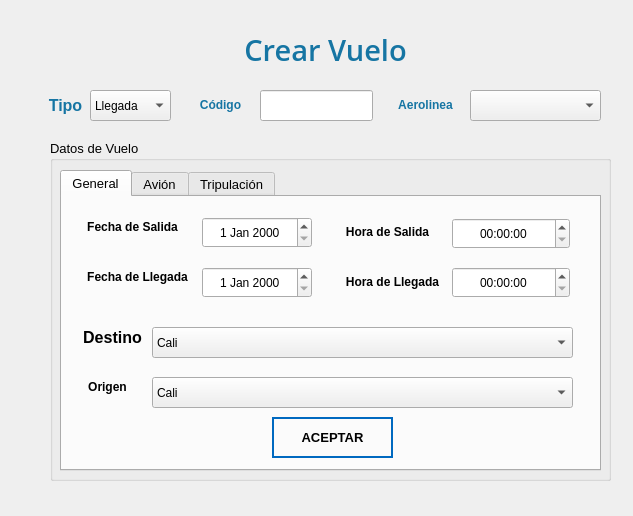
<?xml version="1.0" encoding="UTF-8"?>
<ui version="4.0">
 <class>CrearVuelo</class>
 <widget class="QWidget" name="CrearVuelo">
  <property name="geometry">
   <rect>
    <x>0</x>
    <y>0</y>
    <width>633</width>
    <height>516</height>
   </rect>
  </property>
  <property name="windowTitle">
   <string>Crear Vuelo</string>
  </property>
  <property name="windowIcon">
   <iconset>
    <normaloff>../Ventanas/Icons/Paper-Plane-icon.png</normaloff>../Ventanas/Icons/Paper-Plane-icon.png</iconset>
  </property>
  <widget class="QLabel" name="lb_tipovuelo">
   <property name="geometry">
    <rect>
     <x>40</x>
     <y>90</y>
     <width>51</width>
     <height>31</height>
    </rect>
   </property>
   <property name="styleSheet">
    <string notr="true">font: 14pt &quot;Nirmala UI&quot;;</string>
   </property>
   <property name="text">
    <string>&lt;html&gt;&lt;head/&gt;&lt;body&gt;&lt;p align=&quot;center&quot;&gt;&lt;span style=&quot; font-size:12pt; font-weight:600; color:#1675a3;&quot;&gt;Tipo&lt;/span&gt;&lt;/p&gt;&lt;/body&gt;&lt;/html&gt;</string>
   </property>
  </widget>
  <widget class="QLabel" name="label_aerolinea">
   <property name="geometry">
    <rect>
     <x>380</x>
     <y>90</y>
     <width>91</width>
     <height>31</height>
    </rect>
   </property>
   <property name="styleSheet">
    <string notr="true">font: 75 12pt &quot;Nirmala UI&quot;;</string>
   </property>
   <property name="text">
    <string>&lt;html&gt;&lt;head/&gt;&lt;body&gt;&lt;p align=&quot;center&quot;&gt;&lt;span style=&quot; font-weight:600; color:#1675a3;&quot;&gt;Aerolinea&lt;/span&gt;&lt;/p&gt;&lt;/body&gt;&lt;/html&gt;</string>
   </property>
  </widget>
  <widget class="QGroupBox" name="groupBox_datosvuelo">
   <property name="geometry">
    <rect>
     <x>50</x>
     <y>140</y>
     <width>561</width>
     <height>341</height>
    </rect>
   </property>
   <property name="font">
    <font>
     <family>Nirmala UI</family>
     <pointsize>10</pointsize>
     <weight>9</weight>
     <italic>false</italic>
     <bold>false</bold>
    </font>
   </property>
   <property name="styleSheet">
    <string notr="true">font: 75 10pt &quot;Nirmala UI&quot;;</string>
   </property>
   <property name="title">
    <string>Datos de Vuelo</string>
   </property>
   <widget class="QTabWidget" name="tabla_datosdevuelo">
    <property name="geometry">
     <rect>
      <x>10</x>
      <y>30</y>
      <width>541</width>
      <height>301</height>
     </rect>
    </property>
    <property name="cursor">
     <cursorShape>ArrowCursor</cursorShape>
    </property>
    <property name="contextMenuPolicy">
     <enum>Qt::DefaultContextMenu</enum>
    </property>
    <property name="toolTip">
     <string/>
    </property>
    <property name="whatsThis">
     <string>&lt;html&gt;&lt;head/&gt;&lt;body&gt;&lt;p&gt;General&lt;/p&gt;&lt;/body&gt;&lt;/html&gt;</string>
    </property>
    <property name="styleSheet">
     <string notr="true">color: rgb(0, 0,0);
font: 75 11pt &quot;Nirmala UI&quot;;
font: 75 10pt &quot;Nirmala UI&quot;;</string>
    </property>
    <property name="currentIndex">
     <number>0</number>
    </property>
    <property name="movable">
     <bool>false</bool>
    </property>
    <widget class="QWidget" name="tab_general">
     <attribute name="title">
      <string>General</string>
     </attribute>
     <widget class="QDateEdit" name="date_FechaSalida">
      <property name="geometry">
       <rect>
        <x>140</x>
        <y>20</y>
        <width>110</width>
        <height>31</height>
       </rect>
      </property>
      <property name="cursor">
       <cursorShape>IBeamCursor</cursorShape>
      </property>
      <property name="styleSheet">
       <string notr="true">color : rgb(0,0,0);
font: 10pt &quot;Nirmala UI&quot;</string>
      </property>
      <property name="alignment">
       <set>Qt::AlignCenter</set>
      </property>
     </widget>
     <widget class="QDateEdit" name="date_FechaLlegada">
      <property name="geometry">
       <rect>
        <x>140</x>
        <y>70</y>
        <width>110</width>
        <height>31</height>
       </rect>
      </property>
      <property name="cursor">
       <cursorShape>IBeamCursor</cursorShape>
      </property>
      <property name="styleSheet">
       <string notr="true">color : rgb(0,0,0);
font: 10pt &quot;Nirmala UI&quot;</string>
      </property>
      <property name="alignment">
       <set>Qt::AlignCenter</set>
      </property>
     </widget>
     <widget class="QTimeEdit" name="time_HoraSalida">
      <property name="geometry">
       <rect>
        <x>390</x>
        <y>21</y>
        <width>118</width>
        <height>31</height>
       </rect>
      </property>
      <property name="cursor">
       <cursorShape>IBeamCursor</cursorShape>
      </property>
      <property name="styleSheet">
       <string notr="true">color : rgb(0,0,0);
font: 10pt &quot;Nirmala UI&quot;</string>
      </property>
      <property name="alignment">
       <set>Qt::AlignCenter</set>
      </property>
     </widget>
     <widget class="QTimeEdit" name="time_HoraLlegada">
      <property name="geometry">
       <rect>
        <x>390</x>
        <y>70</y>
        <width>118</width>
        <height>31</height>
       </rect>
      </property>
      <property name="cursor">
       <cursorShape>IBeamCursor</cursorShape>
      </property>
      <property name="styleSheet">
       <string notr="true">color : rgb(0,0,0);
font: 10pt &quot;Nirmala UI&quot;</string>
      </property>
      <property name="alignment">
       <set>Qt::AlignCenter</set>
      </property>
     </widget>
     <widget class="QLabel" name="lb_FechaSalida">
      <property name="geometry">
       <rect>
        <x>20</x>
        <y>20</y>
        <width>101</width>
        <height>20</height>
       </rect>
      </property>
      <property name="text">
       <string>&lt;html&gt;&lt;head/&gt;&lt;body&gt;&lt;p align=&quot;center&quot;&gt;&lt;span style=&quot; font-weight:600;&quot;&gt;Fecha de Salida&lt;/span&gt;&lt;/p&gt;&lt;/body&gt;&lt;/html&gt;</string>
      </property>
     </widget>
     <widget class="QLabel" name="lb_FechaLlegada">
      <property name="geometry">
       <rect>
        <x>20</x>
        <y>70</y>
        <width>111</width>
        <height>21</height>
       </rect>
      </property>
      <property name="text">
       <string>&lt;html&gt;&lt;head/&gt;&lt;body&gt;&lt;p align=&quot;center&quot;&gt;&lt;span style=&quot; font-weight:600;&quot;&gt;Fecha de Llegada&lt;/span&gt;&lt;/p&gt;&lt;/body&gt;&lt;/html&gt;</string>
      </property>
     </widget>
     <widget class="QLabel" name="lb_HoraSalida">
      <property name="geometry">
       <rect>
        <x>280</x>
        <y>20</y>
        <width>91</width>
        <height>31</height>
       </rect>
      </property>
      <property name="text">
       <string>&lt;html&gt;&lt;head/&gt;&lt;body&gt;&lt;p align=&quot;center&quot;&gt;&lt;span style=&quot; font-weight:600;&quot;&gt;Hora de Salida&lt;/span&gt;&lt;/p&gt;&lt;/body&gt;&lt;/html&gt;</string>
      </property>
     </widget>
     <widget class="QLabel" name="label_4">
      <property name="geometry">
       <rect>
        <x>280</x>
        <y>70</y>
        <width>101</width>
        <height>31</height>
       </rect>
      </property>
      <property name="text">
       <string>&lt;html&gt;&lt;head/&gt;&lt;body&gt;&lt;p align=&quot;center&quot;&gt;&lt;span style=&quot; font-weight:600;&quot;&gt;Hora de Llegada&lt;/span&gt;&lt;/p&gt;&lt;/body&gt;&lt;/html&gt;</string>
      </property>
     </widget>
     <widget class="QLabel" name="lb_destino">
      <property name="geometry">
       <rect>
        <x>20</x>
        <y>130</y>
        <width>61</width>
        <height>21</height>
       </rect>
      </property>
      <property name="text">
       <string>&lt;html&gt;&lt;head/&gt;&lt;body&gt;&lt;p align=&quot;center&quot;&gt;&lt;span style=&quot; font-size:12pt; font-weight:600;&quot;&gt;Destino&lt;/span&gt;&lt;/p&gt;&lt;/body&gt;&lt;/html&gt;</string>
      </property>
     </widget>
     <widget class="QComboBox" name="cb_Destino">
      <property name="geometry">
       <rect>
        <x>90</x>
        <y>130</y>
        <width>421</width>
        <height>31</height>
       </rect>
      </property>
      <property name="cursor">
       <cursorShape>PointingHandCursor</cursorShape>
      </property>
      <property name="styleSheet">
       <string notr="true">color : rgb(0,0,0);
font: 10pt &quot;Nirmala UI&quot;</string>
      </property>
      <item>
       <property name="text">
        <string>Cali</string>
       </property>
      </item>
      <item>
       <property name="text">
        <string>Bogota</string>
       </property>
      </item>
      <item>
       <property name="text">
        <string>Pasto</string>
       </property>
      </item>
      <item>
       <property name="text">
        <string>Medellín</string>
       </property>
      </item>
      <item>
       <property name="text">
        <string>Cartagena</string>
       </property>
      </item>
      <item>
       <property name="text">
        <string>Pereira</string>
       </property>
      </item>
     </widget>
     <widget class="QLabel" name="lb_Origen">
      <property name="geometry">
       <rect>
        <x>20</x>
        <y>180</y>
        <width>51</width>
        <height>21</height>
       </rect>
      </property>
      <property name="styleSheet">
       <string notr="true">font: 12pt &quot;Nirmala UI&quot;;</string>
      </property>
      <property name="text">
       <string>&lt;html&gt;&lt;head/&gt;&lt;body&gt;&lt;p align=&quot;center&quot;&gt;&lt;span style=&quot; font-weight:600; color:#000000;&quot;&gt;Origen&lt;/span&gt;&lt;/p&gt;&lt;/body&gt;&lt;/html&gt;</string>
      </property>
     </widget>
     <widget class="QPushButton" name="bt_aceptarGEN">
      <property name="geometry">
       <rect>
        <x>210</x>
        <y>220</y>
        <width>121</width>
        <height>41</height>
       </rect>
      </property>
      <property name="font">
       <font>
        <family>Nirmala UI</family>
        <pointsize>10</pointsize>
        <weight>75</weight>
        <bold>true</bold>
       </font>
      </property>
      <property name="cursor">
       <cursorShape>PointingHandCursor</cursorShape>
      </property>
      <property name="styleSheet">
       <string notr="true">QPushButton
{	
	height: 2em;
 	border-style: solid;
	border-width: 2px;
 	border-color: #0069c0;
	font-weight: bold;
}

QPushButton:hover
{
   	background-color:#0069c0;
	color:white;
}</string>
      </property>
      <property name="text">
       <string>ACEPTAR</string>
      </property>
      <property name="icon">
       <iconset>
        <normaloff>../Ventanas/Icons/paper_plane_aceptar.png</normaloff>../Ventanas/Icons/paper_plane_aceptar.png</iconset>
      </property>
      <property name="iconSize">
       <size>
        <width>40</width>
        <height>50</height>
       </size>
      </property>
      <property name="default">
       <bool>false</bool>
      </property>
      <property name="flat">
       <bool>true</bool>
      </property>
     </widget>
     <widget class="QComboBox" name="cb_Origen">
      <property name="geometry">
       <rect>
        <x>90</x>
        <y>180</y>
        <width>421</width>
        <height>31</height>
       </rect>
      </property>
      <property name="cursor">
       <cursorShape>PointingHandCursor</cursorShape>
      </property>
      <property name="styleSheet">
       <string notr="true">color : rgb(0,0,0);
font: 10pt &quot;Nirmala UI&quot;</string>
      </property>
      <item>
       <property name="text">
        <string>Cali</string>
       </property>
      </item>
      <item>
       <property name="text">
        <string>Bogota</string>
       </property>
      </item>
      <item>
       <property name="text">
        <string>Pasto</string>
       </property>
      </item>
      <item>
       <property name="text">
        <string>Medellín</string>
       </property>
      </item>
      <item>
       <property name="text">
        <string>Cartagena</string>
       </property>
      </item>
      <item>
       <property name="text">
        <string>Pereira</string>
       </property>
      </item>
     </widget>
    </widget>
    <widget class="QWidget" name="tab_Avion">
     <attribute name="title">
      <string>Avión</string>
     </attribute>
     <widget class="QLabel" name="lb_Identificador">
      <property name="geometry">
       <rect>
        <x>10</x>
        <y>20</y>
        <width>101</width>
        <height>31</height>
       </rect>
      </property>
      <property name="styleSheet">
       <string notr="true">font: 75 12pt &quot;Nirmala UI&quot;;</string>
      </property>
      <property name="text">
       <string>&lt;html&gt;&lt;head/&gt;&lt;body&gt;&lt;p align=&quot;center&quot;&gt;&lt;span style=&quot; font-weight:600; color:#000000;&quot;&gt;Identificador&lt;/span&gt;&lt;/p&gt;&lt;/body&gt;&lt;/html&gt;</string>
      </property>
     </widget>
     <widget class="QLabel" name="lb_TipodeAvion">
      <property name="geometry">
       <rect>
        <x>280</x>
        <y>20</y>
        <width>111</width>
        <height>31</height>
       </rect>
      </property>
      <property name="styleSheet">
       <string notr="true">font: 75 12pt &quot;Nirmala UI&quot;;</string>
      </property>
      <property name="text">
       <string>&lt;html&gt;&lt;head/&gt;&lt;body&gt;&lt;p align=&quot;center&quot;&gt;&lt;span style=&quot; font-weight:600; color:#000000;&quot;&gt;Tipo de Avión&lt;/span&gt;&lt;/p&gt;&lt;/body&gt;&lt;/html&gt;</string>
      </property>
     </widget>
     <widget class="QLabel" name="lb_Capacidad">
      <property name="geometry">
       <rect>
        <x>70</x>
        <y>130</y>
        <width>81</width>
        <height>31</height>
       </rect>
      </property>
      <property name="styleSheet">
       <string notr="true">font: 75 12pt &quot;Nirmala UI&quot;;</string>
      </property>
      <property name="text">
       <string>&lt;html&gt;&lt;head/&gt;&lt;body&gt;&lt;p align=&quot;center&quot;&gt;&lt;span style=&quot; font-weight:600; color:#000000;&quot;&gt;Capacidad&lt;/span&gt;&lt;/p&gt;&lt;/body&gt;&lt;/html&gt;</string>
      </property>
     </widget>
     <widget class="QLabel" name="lb_Modelo">
      <property name="geometry">
       <rect>
        <x>280</x>
        <y>70</y>
        <width>61</width>
        <height>31</height>
       </rect>
      </property>
      <property name="styleSheet">
       <string notr="true">font: 75 12pt &quot;Nirmala UI&quot;;</string>
      </property>
      <property name="text">
       <string>&lt;html&gt;&lt;head/&gt;&lt;body&gt;&lt;p align=&quot;center&quot;&gt;&lt;span style=&quot; font-weight:600; color:#000000;&quot;&gt;Modelo&lt;/span&gt;&lt;/p&gt;&lt;/body&gt;&lt;/html&gt;</string>
      </property>
     </widget>
     <widget class="QLabel" name="lb_Propulsion">
      <property name="geometry">
       <rect>
        <x>20</x>
        <y>70</y>
        <width>91</width>
        <height>31</height>
       </rect>
      </property>
      <property name="styleSheet">
       <string notr="true">font: 75 12pt &quot;Nirmala UI&quot;;</string>
      </property>
      <property name="text">
       <string>&lt;html&gt;&lt;head/&gt;&lt;body&gt;&lt;p align=&quot;center&quot;&gt;&lt;span style=&quot; font-weight:600; color:#000000;&quot;&gt;Propulsión&lt;/span&gt;&lt;/p&gt;&lt;/body&gt;&lt;/html&gt;</string>
      </property>
     </widget>
     <widget class="QLabel" name="lb_Motores">
      <property name="geometry">
       <rect>
        <x>230</x>
        <y>130</y>
        <width>71</width>
        <height>31</height>
       </rect>
      </property>
      <property name="styleSheet">
       <string notr="true">font: 75 12pt &quot;Nirmala UI&quot;;</string>
      </property>
      <property name="text">
       <string>&lt;html&gt;&lt;head/&gt;&lt;body&gt;&lt;p align=&quot;center&quot;&gt;&lt;span style=&quot; font-weight:600; color:#000000;&quot;&gt;Motores&lt;/span&gt;&lt;/p&gt;&lt;/body&gt;&lt;/html&gt;</string>
      </property>
     </widget>
     <widget class="QLabel" name="lb_PesoNominal">
      <property name="geometry">
       <rect>
        <x>350</x>
        <y>130</y>
        <width>111</width>
        <height>31</height>
       </rect>
      </property>
      <property name="styleSheet">
       <string notr="true">font: 75 12pt &quot;Nirmala UI&quot;;</string>
      </property>
      <property name="text">
       <string>&lt;html&gt;&lt;head/&gt;&lt;body&gt;&lt;p align=&quot;center&quot;&gt;&lt;span style=&quot; font-weight:600; color:#000000;&quot;&gt;Peso Nominal&lt;/span&gt;&lt;/p&gt;&lt;/body&gt;&lt;/html&gt;</string>
      </property>
     </widget>
     <widget class="QLabel" name="lb_Kg">
      <property name="geometry">
       <rect>
        <x>450</x>
        <y>170</y>
        <width>21</width>
        <height>31</height>
       </rect>
      </property>
      <property name="styleSheet">
       <string notr="true">font: 75 12pt &quot;Nirmala UI&quot;;</string>
      </property>
      <property name="text">
       <string>&lt;html&gt;&lt;head/&gt;&lt;body&gt;&lt;p align=&quot;center&quot;&gt;&lt;span style=&quot; font-weight:400; color:#000000;&quot;&gt;Kg&lt;/span&gt;&lt;/p&gt;&lt;/body&gt;&lt;/html&gt;</string>
      </property>
     </widget>
     <widget class="QPushButton" name="bt_aceptarAV">
      <property name="geometry">
       <rect>
        <x>210</x>
        <y>220</y>
        <width>131</width>
        <height>41</height>
       </rect>
      </property>
      <property name="font">
       <font>
        <family>Nirmala UI</family>
        <pointsize>10</pointsize>
        <weight>75</weight>
        <italic>false</italic>
        <bold>true</bold>
       </font>
      </property>
      <property name="cursor">
       <cursorShape>PointingHandCursor</cursorShape>
      </property>
      <property name="styleSheet">
       <string notr="true">QPushButton
{	
	height: 2em;
 	border-style: solid;
	border-width: 2px;
 	border-color: #0069c0;
	font-weight: bold;
}

QPushButton:hover
{
   	background-color:#0069c0;
	color:white;
}</string>
      </property>
      <property name="text">
       <string>ACEPTAR</string>
      </property>
      <property name="icon">
       <iconset>
        <normaloff>../Ventanas/Icons/paper_plane_aceptar.png</normaloff>../Ventanas/Icons/paper_plane_aceptar.png</iconset>
      </property>
      <property name="iconSize">
       <size>
        <width>40</width>
        <height>50</height>
       </size>
      </property>
      <property name="default">
       <bool>true</bool>
      </property>
      <property name="flat">
       <bool>true</bool>
      </property>
     </widget>
     <widget class="QPushButton" name="bt_check">
      <property name="geometry">
       <rect>
        <x>220</x>
        <y>20</y>
        <width>41</width>
        <height>31</height>
       </rect>
      </property>
      <property name="text">
       <string/>
      </property>
      <property name="icon">
       <iconset>
        <normaloff>../Ventanas/Icons/check.png</normaloff>../Ventanas/Icons/check.png</iconset>
      </property>
      <property name="iconSize">
       <size>
        <width>30</width>
        <height>30</height>
       </size>
      </property>
      <property name="flat">
       <bool>true</bool>
      </property>
     </widget>
     <widget class="QComboBox" name="cb_identificador">
      <property name="geometry">
       <rect>
        <x>120</x>
        <y>20</y>
        <width>101</width>
        <height>31</height>
       </rect>
      </property>
      <property name="cursor">
       <cursorShape>PointingHandCursor</cursorShape>
      </property>
      <property name="styleSheet">
       <string notr="true">color : rgb(0,0,0);
font: 10pt &quot;Nirmala UI&quot;</string>
      </property>
      <property name="editable">
       <bool>false</bool>
      </property>
      <property name="duplicatesEnabled">
       <bool>false</bool>
      </property>
      <property name="frame">
       <bool>true</bool>
      </property>
     </widget>
     <widget class="QLineEdit" name="te_tipoAvion">
      <property name="enabled">
       <bool>false</bool>
      </property>
      <property name="geometry">
       <rect>
        <x>400</x>
        <y>20</y>
        <width>113</width>
        <height>31</height>
       </rect>
      </property>
      <property name="styleSheet">
       <string notr="true">font: 11pt &quot;Nirmala UI&quot;;</string>
      </property>
      <property name="text">
       <string/>
      </property>
     </widget>
     <widget class="QLineEdit" name="te_propulsion">
      <property name="enabled">
       <bool>false</bool>
      </property>
      <property name="geometry">
       <rect>
        <x>120</x>
        <y>70</y>
        <width>141</width>
        <height>31</height>
       </rect>
      </property>
      <property name="styleSheet">
       <string notr="true">font: 11pt &quot;Nirmala UI&quot;;</string>
      </property>
      <property name="text">
       <string/>
      </property>
     </widget>
     <widget class="QLineEdit" name="te_modelo">
      <property name="enabled">
       <bool>false</bool>
      </property>
      <property name="geometry">
       <rect>
        <x>360</x>
        <y>70</y>
        <width>151</width>
        <height>31</height>
       </rect>
      </property>
      <property name="styleSheet">
       <string notr="true">font: 11pt &quot;Nirmala UI&quot;;</string>
      </property>
      <property name="text">
       <string/>
      </property>
     </widget>
     <widget class="QLineEdit" name="te_capacidad">
      <property name="enabled">
       <bool>false</bool>
      </property>
      <property name="geometry">
       <rect>
        <x>60</x>
        <y>170</y>
        <width>101</width>
        <height>31</height>
       </rect>
      </property>
      <property name="styleSheet">
       <string notr="true">font: 11pt &quot;Nirmala UI&quot;;</string>
      </property>
      <property name="text">
       <string/>
      </property>
     </widget>
     <widget class="QLineEdit" name="te_motores">
      <property name="enabled">
       <bool>false</bool>
      </property>
      <property name="geometry">
       <rect>
        <x>220</x>
        <y>170</y>
        <width>91</width>
        <height>31</height>
       </rect>
      </property>
      <property name="styleSheet">
       <string notr="true">font: 11pt &quot;Nirmala UI&quot;;</string>
      </property>
      <property name="text">
       <string/>
      </property>
     </widget>
     <widget class="QLineEdit" name="te_peso">
      <property name="enabled">
       <bool>false</bool>
      </property>
      <property name="geometry">
       <rect>
        <x>360</x>
        <y>170</y>
        <width>81</width>
        <height>31</height>
       </rect>
      </property>
      <property name="styleSheet">
       <string notr="true">font: 11pt &quot;Nirmala UI&quot;;</string>
      </property>
      <property name="text">
       <string/>
      </property>
     </widget>
    </widget>
    <widget class="QWidget" name="tab_tripulacion">
     <attribute name="title">
      <string>Tripulación</string>
     </attribute>
     <widget class="QLabel" name="lb_CodigoTripulacion">
      <property name="geometry">
       <rect>
        <x>130</x>
        <y>20</y>
        <width>151</width>
        <height>31</height>
       </rect>
      </property>
      <property name="text">
       <string>&lt;html&gt;&lt;head/&gt;&lt;body&gt;&lt;p align=&quot;center&quot;&gt;&lt;span style=&quot; font-size:12pt; font-weight:600;&quot;&gt;Código Tripulación&lt;/span&gt;&lt;/p&gt;&lt;/body&gt;&lt;/html&gt;</string>
      </property>
     </widget>
     <widget class="QComboBox" name="cb_CodigoTripulacion">
      <property name="geometry">
       <rect>
        <x>290</x>
        <y>20</y>
        <width>101</width>
        <height>31</height>
       </rect>
      </property>
      <property name="cursor">
       <cursorShape>PointingHandCursor</cursorShape>
      </property>
      <property name="styleSheet">
       <string notr="true">color : rgb(0,0,0);
font: 10pt &quot;Nirmala UI&quot;</string>
      </property>
      <property name="editable">
       <bool>false</bool>
      </property>
      <property name="duplicatesEnabled">
       <bool>false</bool>
      </property>
      <property name="frame">
       <bool>true</bool>
      </property>
     </widget>
     <widget class="QTableWidget" name="tableWidget">
      <property name="geometry">
       <rect>
        <x>20</x>
        <y>70</y>
        <width>501</width>
        <height>141</height>
       </rect>
      </property>
      <property name="font">
       <font>
        <family>Open Sans</family>
        <pointsize>10</pointsize>
        <weight>1</weight>
        <italic>false</italic>
        <bold>false</bold>
       </font>
      </property>
      <property name="styleSheet">
       <string notr="true">color : rgb(0,0,0);
font: 9 pt &quot;Open Sans&quot;</string>
      </property>
      <column>
       <property name="text">
        <string>Cédula</string>
       </property>
       <property name="font">
        <font>
         <family>Nirmala UI</family>
         <pointsize>11</pointsize>
         <weight>75</weight>
         <bold>true</bold>
        </font>
       </property>
       <property name="foreground">
        <brush brushstyle="SolidPattern">
         <color alpha="255">
          <red>22</red>
          <green>117</green>
          <blue>163</blue>
         </color>
        </brush>
       </property>
      </column>
      <column>
       <property name="text">
        <string>Nombre</string>
       </property>
       <property name="font">
        <font>
         <family>Nirmala UI</family>
         <pointsize>11</pointsize>
         <weight>75</weight>
         <bold>true</bold>
        </font>
       </property>
       <property name="foreground">
        <brush brushstyle="SolidPattern">
         <color alpha="255">
          <red>22</red>
          <green>117</green>
          <blue>163</blue>
         </color>
        </brush>
       </property>
      </column>
      <column>
       <property name="text">
        <string>Apellido</string>
       </property>
       <property name="font">
        <font>
         <family>Nirmala UI</family>
         <pointsize>11</pointsize>
         <weight>75</weight>
         <bold>true</bold>
        </font>
       </property>
       <property name="foreground">
        <brush brushstyle="SolidPattern">
         <color alpha="255">
          <red>22</red>
          <green>117</green>
          <blue>163</blue>
         </color>
        </brush>
       </property>
      </column>
      <column>
       <property name="text">
        <string>Licencia</string>
       </property>
       <property name="font">
        <font>
         <family>Nirmala UI</family>
         <pointsize>11</pointsize>
         <weight>75</weight>
         <bold>true</bold>
        </font>
       </property>
       <property name="foreground">
        <brush brushstyle="SolidPattern">
         <color alpha="255">
          <red>22</red>
          <green>117</green>
          <blue>163</blue>
         </color>
        </brush>
       </property>
      </column>
      <column>
       <property name="text">
        <string>Rev Medica</string>
       </property>
       <property name="font">
        <font>
         <family>Nirmala UI</family>
         <pointsize>11</pointsize>
         <weight>75</weight>
         <bold>true</bold>
        </font>
       </property>
       <property name="foreground">
        <brush brushstyle="SolidPattern">
         <color alpha="255">
          <red>22</red>
          <green>117</green>
          <blue>163</blue>
         </color>
        </brush>
       </property>
      </column>
      <column>
       <property name="text">
        <string>Horas Vuelo</string>
       </property>
       <property name="font">
        <font>
         <family>Nirmala UI</family>
         <pointsize>11</pointsize>
         <weight>75</weight>
         <bold>true</bold>
        </font>
       </property>
       <property name="foreground">
        <brush brushstyle="SolidPattern">
         <color alpha="255">
          <red>22</red>
          <green>117</green>
          <blue>163</blue>
         </color>
        </brush>
       </property>
      </column>
     </widget>
     <widget class="QPushButton" name="bt_guardarTodo">
      <property name="geometry">
       <rect>
        <x>200</x>
        <y>220</y>
        <width>131</width>
        <height>41</height>
       </rect>
      </property>
      <property name="font">
       <font>
        <family>Nirmala UI</family>
        <pointsize>10</pointsize>
        <weight>75</weight>
        <italic>false</italic>
        <bold>true</bold>
       </font>
      </property>
      <property name="cursor">
       <cursorShape>PointingHandCursor</cursorShape>
      </property>
      <property name="styleSheet">
       <string notr="true">QPushButton
{	
	height: 2em;
 	border-style: solid;
	border-width: 2px;
 	border-color: #0069c0;
	font-weight: bold;
}

QPushButton:hover
{
   	background-color:#0069c0;
	color:white;
}</string>
      </property>
      <property name="text">
       <string>GUARDAR</string>
      </property>
      <property name="icon">
       <iconset>
        <normaloff>../Ventanas/Icons/paper_plane_aceptar.png</normaloff>../Ventanas/Icons/paper_plane_aceptar.png</iconset>
      </property>
      <property name="iconSize">
       <size>
        <width>40</width>
        <height>50</height>
       </size>
      </property>
      <property name="default">
       <bool>true</bool>
      </property>
      <property name="flat">
       <bool>true</bool>
      </property>
     </widget>
    </widget>
   </widget>
  </widget>
  <widget class="QComboBox" name="cb_tipovuelo">
   <property name="geometry">
    <rect>
     <x>90</x>
     <y>90</y>
     <width>81</width>
     <height>31</height>
    </rect>
   </property>
   <property name="cursor">
    <cursorShape>PointingHandCursor</cursorShape>
   </property>
   <property name="styleSheet">
    <string notr="true">color : rgb(0,0,0);
font: 10pt &quot;Nirmala UI&quot;</string>
   </property>
   <property name="editable">
    <bool>false</bool>
   </property>
   <property name="duplicatesEnabled">
    <bool>false</bool>
   </property>
   <property name="frame">
    <bool>true</bool>
   </property>
   <item>
    <property name="text">
     <string>Llegada</string>
    </property>
   </item>
   <item>
    <property name="text">
     <string>Salida</string>
    </property>
   </item>
  </widget>
  <widget class="QLineEdit" name="textedit_codigovuelo">
   <property name="geometry">
    <rect>
     <x>260</x>
     <y>90</y>
     <width>113</width>
     <height>31</height>
    </rect>
   </property>
   <property name="styleSheet">
    <string notr="true">font: 12pt &quot;Nirmala UI&quot;;</string>
   </property>
  </widget>
  <widget class="QComboBox" name="cb_aerolinea">
   <property name="geometry">
    <rect>
     <x>470</x>
     <y>90</y>
     <width>131</width>
     <height>31</height>
    </rect>
   </property>
   <property name="cursor">
    <cursorShape>PointingHandCursor</cursorShape>
   </property>
   <property name="styleSheet">
    <string notr="true">color : rgb(0,0,0); font: 10pt &quot;Nirmala UI&quot;</string>
   </property>
  </widget>
  <widget class="QLabel" name="label_codigo">
   <property name="geometry">
    <rect>
     <x>190</x>
     <y>90</y>
     <width>61</width>
     <height>31</height>
    </rect>
   </property>
   <property name="styleSheet">
    <string notr="true">font: 75 14pt &quot;Nirmala UI&quot;;
font: 75 12pt &quot;Nirmala UI&quot;;</string>
   </property>
   <property name="text">
    <string>&lt;html&gt;&lt;head/&gt;&lt;body&gt;&lt;p align=&quot;center&quot;&gt;&lt;span style=&quot; font-weight:600; color:#1675a3;&quot;&gt;Código&lt;/span&gt;&lt;/p&gt;&lt;/body&gt;&lt;/html&gt;</string>
   </property>
  </widget>
  <widget class="QLabel" name="label_2">
   <property name="geometry">
    <rect>
     <x>140</x>
     <y>30</y>
     <width>371</width>
     <height>41</height>
    </rect>
   </property>
   <property name="font">
    <font>
     <family>Open Sans Semibold</family>
     <pointsize>26</pointsize>
     <weight>7</weight>
     <italic>false</italic>
     <bold>false</bold>
    </font>
   </property>
   <property name="styleSheet">
    <string notr="true">font: 63 26pt &quot;Open Sans Semibold&quot;;</string>
   </property>
   <property name="text">
    <string>&lt;html&gt;&lt;head/&gt;&lt;body&gt;&lt;p align=&quot;center&quot;&gt;&lt;span style=&quot; font-size:22pt; font-weight:400; color:#1675a3;&quot;&gt;Crear Vuelo&lt;/span&gt;&lt;/p&gt;&lt;/body&gt;&lt;/html&gt;</string>
   </property>
  </widget>
 </widget>
 <resources/>
 <connections/>
</ui>
